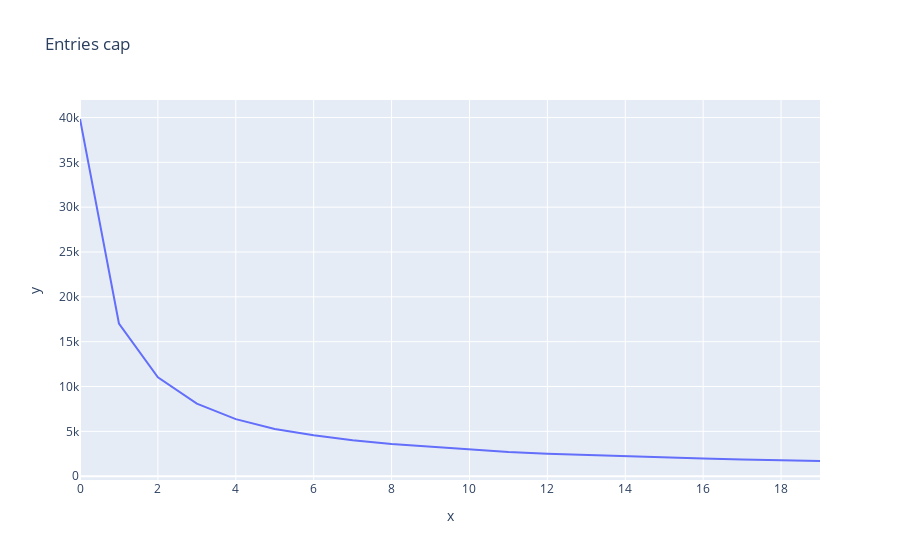

Here is the notebook cell this chart was saved with:
### Markdown cell above
Sehr viele Spieler besitzen nur wenige Einträge (`entries`) im Datensatz, da nur über die Liste der professionellen Spieler abgefragt wurde und somit das Auftreten von anderen Spielern eher zufällig ist. Spieler mit wenigen Einträgen sollen aus dem Datensatz entfernt werden, da diese wenig aussagekräftig sind. Wie viele Spieler haben mehr als `i ∈ [0,20]` Einträge?

### Code cell
y = [len(df[df["entries"] > i]) for i in range(0, 20)]
fig = px.line(y=y, title='Entries cap')
fig.show()

### Figure 1 — Plotly figure (JSON) as saved in the notebook; plotly's stock layout.template omitted (floating-point values rounded to 4 significant figures)
{"data": [{"hovertemplate": "x=%{x}<br>y=%{y}<extra></extra>", "legendgroup": "", "line": {"color": "#636efa", "dash": "solid"}, "marker": {"symbol": "circle"}, "mode": "lines", "name": "", "orientation": "v", "showlegend": false, "type": "scatter", "x": [0, 1, 2, 3, 4, 5, 6, 7, 8, 9, 10, 11, 12, 13, 14, 15, 16, 17, 18, 19], "xaxis": "x", "y": [39832, 17027, 11020, 8089, 6361, 5270, 4554, 4001, 3578, 3258, 2966, 2686, 2489, 2342, 2209, 2085, 1964, 1869, 1782, 1694], "yaxis": "y"}], "layout": {"legend": {"tracegroupgap": 0}, "title": {"text": "Entries cap"}, "xaxis": {"anchor": "y", "domain": [0, 1], "title": {"text": "x"}}, "yaxis": {"anchor": "x", "domain": [0, 1], "title": {"text": "y"}}}}
